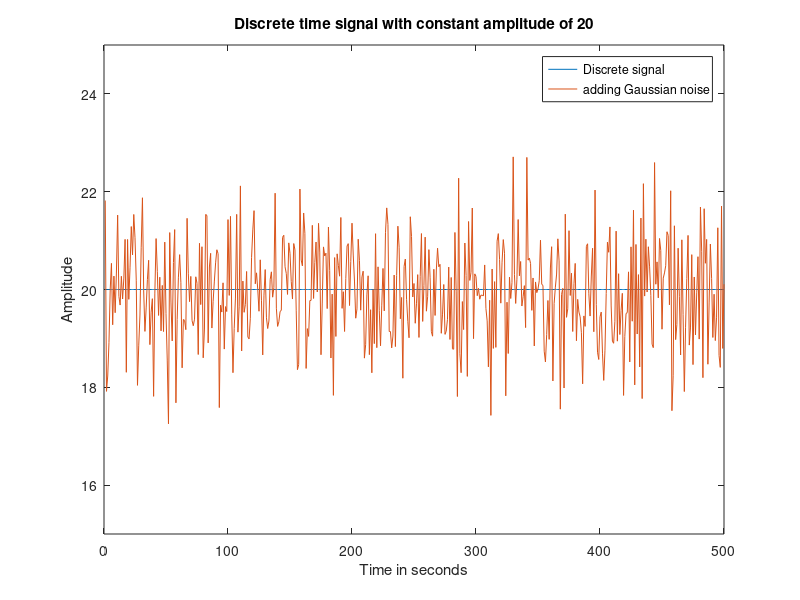
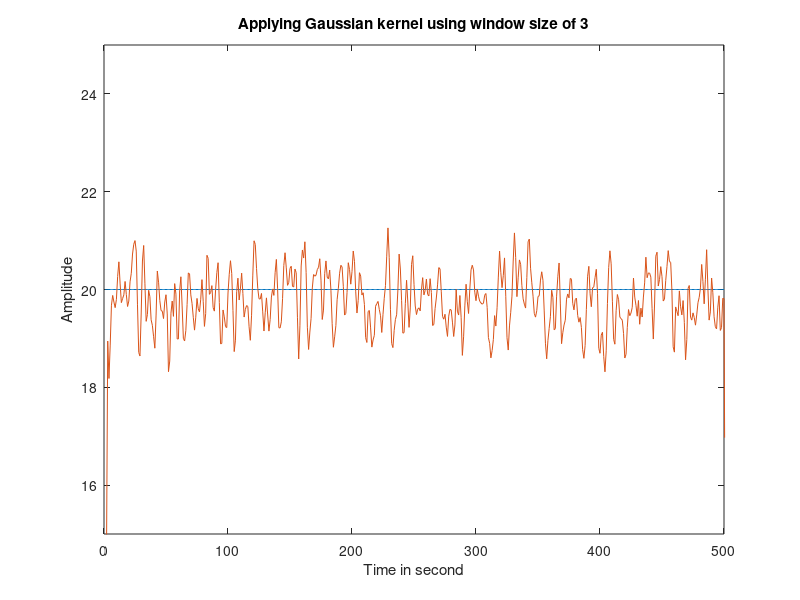
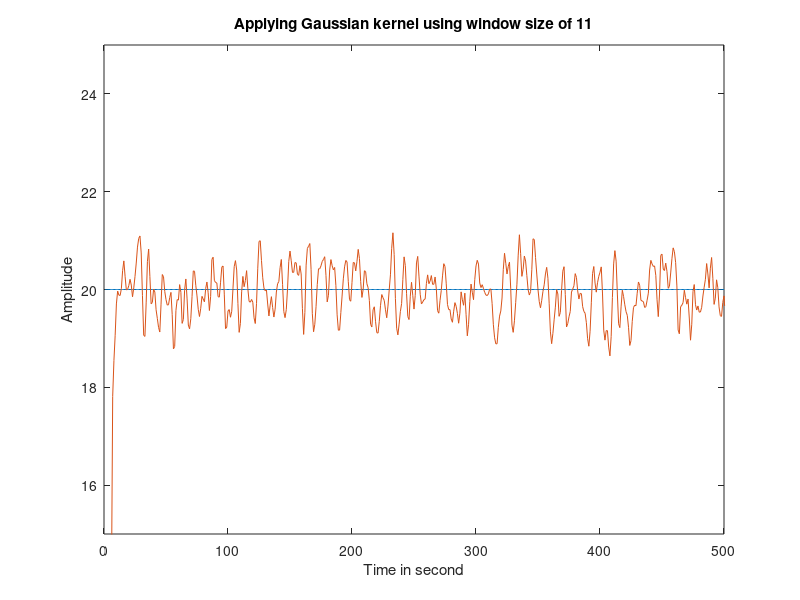

The MATLAB script that drew these images, in order:
%% Prajval Vaskar
% Question no 3

clear all
x = 20.* ones(1,500); % Discrete time signal
N = 0:499;  %Time range
sigma = 1; %Standard deviation
mean = 0;  % Mean
x_noise = normrnd(mean,sigma,[1,500]);  %White gaussian noise 
% Plotting x(k) and x'(k)[with white gaussian noise]
figure()
plot (x);   %Plotting signal
hold on
x_dot = x + x_noise;     % Adding gaussian noise to the signal
plot(x_dot);
ylim([15 25])
xlabel('Time in seconds')
ylabel('Amplitude')
title('Discrete time signal with constant amplitude of 20')
legend('Discrete signal','adding Gaussian noise')

%% For window size of 3 
h3k = [0.2709 0.44198 0.27901];  %Gaussian kernel for window size 3
m = length(x_dot);
n = length(h3k);
X = [x_dot,zeros(1,n)];
H = [h3k,zeros(1,m)];
% For convolution
for i=1:n+m-1
    Y(i)=0;
    for j=1:m
        if(i-j+1>0)
            Y(i)=Y(i)+X(j)*H(i-j+1);
        else
        end
    end
end
% Plotting x(k) and y(k) with window size 11
figure()
plot (x)
hold on
plot(Y)
xlim([0 500])
ylim([15 25])
xlabel('Time in second')
ylabel('Amplitude')
title('Applying Gaussian kernel using window size of 3')

%% For window size of 11
h11k = [0.000003 0.000229 0.005977 0.060598 0.24173 0.382925 0.24173 0.060598 0.005977 0.000229	0.000003]; %Gaussian kernel for window size 11
m = length(x_dot);
n = length(h3k);
X = [x_dot,zeros(1,n)];
H = [h11k,zeros(1,m)];
% For convolution
for i=1:n+m-1
    Yk(i)=0;
    for j=1:m
        if(i-j+1>0)
            Yk(i)=Yk(i)+X(j)*H(i-j+1);
        else
        end
    end
end
% Plotting x(k) and y(k) with window size 11
figure()
plot (x)
hold on
plot(Yk)
xlim([0 500])
ylim([15 25])
xlabel('Time in second')
ylabel('Amplitude')
title('Applying Gaussian kernel using window size of 11')







 